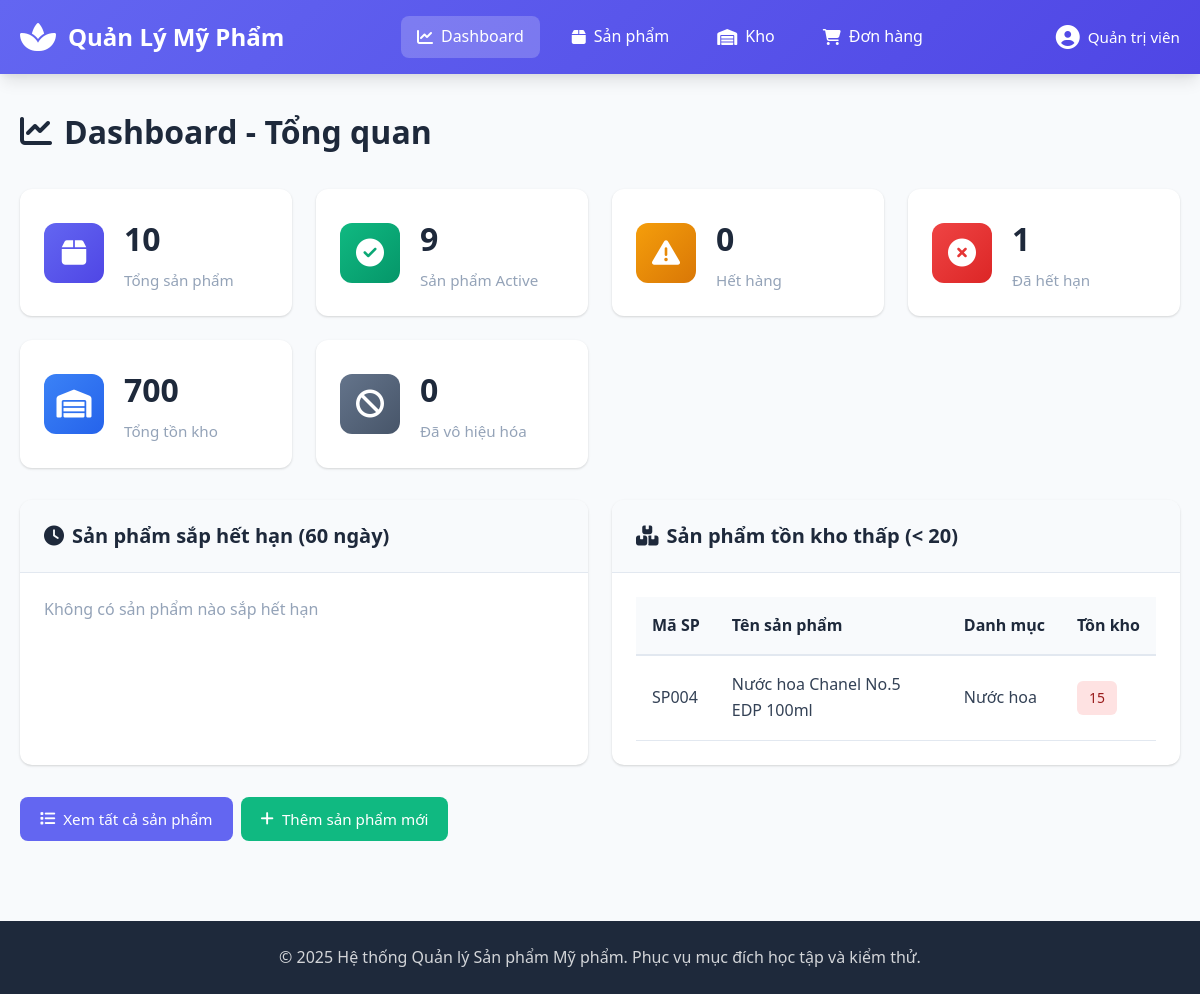
Page /controllers/ProductController.php?action=dashboard on the committed database.
### tables this page shows
CREATE TABLE products (
    product_id INT AUTO_INCREMENT PRIMARY KEY,
    product_code VARCHAR(20) NOT NULL UNIQUE COMMENT 'Mã sản phẩm duy nhất, định dạng SPXX...X',
    product_name VARCHAR(150) NOT NULL COMMENT 'Tên sản phẩm, 5-150 ký tự',
    description VARCHAR(500) COMMENT 'Mô tả sản phẩm, tối đa 500 ký tự',
    price DECIMAL(12,2) NOT NULL COMMENT 'Giá bán, từ 1.000 đến 1.000.000.000 VNĐ',
    stock_quantity INT NOT NULL DEFAULT 0 COMMENT 'Số lượng tồn kho, >= 0',
    category_id INT NOT NULL COMMENT 'Danh mục sản phẩm',
    manufacture_date DATE NOT NULL COMMENT 'Ngày sản xuất',
    expiry_date DATE NOT NULL COMMENT 'Hạn sử dụng, phải sau ngày sản xuất >= 30 ngày',
    status ENUM('Active', 'Disabled', 'Out of stock', 'Expired') DEFAULT 'Active' COMMENT 'Trạng thái sản phẩm',
    main_image VARCHAR(255) COMMENT 'Ảnh chính của sản phẩm',
    created_at TIMESTAMP DEFAULT CURRENT_TIMESTAMP,
    updated_at TIMESTAMP DEFAULT CURRENT_TIMESTAMP ON UPDATE CURRENT_TIMESTAMP,
    created_by VARCHAR(50) COMMENT 'Người tạo',
    updated_by VARCHAR(50) COMMENT 'Người cập nhật cuối',
    
     
    FOREIGN KEY (category_id) REFERENCES categories(category_id) ON DELETE RESTRICT ON UPDATE CASCADE,
    
     
    CONSTRAINT chk_product_code_format CHECK (product_code REGEXP '^SP[A-Z0-9]+$'),
    CONSTRAINT chk_product_name_length CHECK (CHAR_LENGTH(product_name) BETWEEN 5 AND 150),
    CONSTRAINT chk_price_range CHECK (price >= 1000 AND price <= 1000000000),
    CONSTRAINT chk_stock_quantity CHECK (stock_quantity >= 0),
    CONSTRAINT chk_expiry_after_manufacture CHECK (DATEDIFF(expiry_date, manufacture_date) >= 30),
    CONSTRAINT chk_description_length CHECK (description IS NULL OR CHAR_LENGTH(description) <= 500)
);

CREATE TABLE categories (
    category_id INT AUTO_INCREMENT PRIMARY KEY,
    category_code VARCHAR(20) NOT NULL UNIQUE COMMENT 'Mã danh mục duy nhất',
    category_name VARCHAR(100) NOT NULL COMMENT 'Tên danh mục',
    description TEXT COMMENT 'Mô tả danh mục',
    status ENUM('Active', 'Disabled') DEFAULT 'Active' COMMENT 'Trạng thái danh mục',
    created_at TIMESTAMP DEFAULT CURRENT_TIMESTAMP,
    updated_at TIMESTAMP DEFAULT CURRENT_TIMESTAMP ON UPDATE CURRENT_TIMESTAMP,
    
     
    CONSTRAINT chk_category_name_length CHECK (CHAR_LENGTH(category_name) BETWEEN 3 AND 100),
    CONSTRAINT chk_category_code_format CHECK (category_code REGEXP '^DM[A-Z0-9]+$')
);

### config/database.php (called while the page is built, shortened)
<?php
class Database {
    private $host = "localhost";
    private $db_name = "quanlysanpham";
    private $username = "root";
    private $password = "";
    private $charset = "utf8mb4";
    public function getConnection() {
        $this->conn = null;
        try {
            $dsn = "mysql:host=" . $this->host . ";dbname=" . $this->db_name . ";charset=" . $this->charset;
            $options = [
                PDO::ATTR_ERRMODE => PDO::ERRMODE_EXCEPTION,
                PDO::ATTR_DEFAULT_FETCH_MODE => PDO::FETCH_ASSOC,
                PDO::ATTR_EMULATE_PREPARES => false,
                PDO::MYSQL_ATTR_INIT_COMMAND => "SET NAMES utf8mb4"
            ];
            $this->conn = new PDO($dsn, $this->username, $this->password, $options);
        } catch(PDOException $e) {
            error_log("Connection Error: " . $e->getMessage());
            die("Không thể kết nối đến cơ sở dữ liệu. Vui lòng kiểm tra lại cấu hình.");
        }
        return $this->conn;
    }
}

### models/Product.php (called while the page is built, shortened)
<?php
class Product {
    private $conn;
    private $table_name = "products";
    public function __construct($db) {
        $this->conn = $db;
    }
    public function getStatistics() {
        $query = "SELECT
                    COUNT(*) as total_products,
                    SUM(CASE WHEN status = 'Active' THEN 1 ELSE 0 END) as active_products,
                    SUM(CASE WHEN status = 'Out of stock' THEN 1 ELSE 0 END) as out_of_stock,
                    SUM(CASE WHEN status = 'Expired' THEN 1 ELSE 0 END) as expired_products,
                    SUM(CASE WHEN status = 'Disabled' THEN 1 ELSE 0 END) as disabled_products,
                    SUM(stock_quantity) as total_stock
                  FROM " . $this->table_name;
        $stmt = $this->conn->prepare($query);
        $stmt->execute();
        return $stmt->fetch();
    }
    public function getExpiringSoon($days = 60) {
        $query = "SELECT p.*, c.category_name,
                         DATEDIFF(p.expiry_date, CURDATE()) as days_until_expiry
                  FROM " . $this->table_name . " p
                  LEFT JOIN categories c ON p.category_id = c.category_id
                  WHERE p.expiry_date >= CURDATE()
                    AND DATEDIFF(p.expiry_date, CURDATE()) <= :days
                    AND p.status != 'Expired'
                  ORDER BY days_until_expiry ASC";
        $stmt = $this->conn->prepare($query);
        $stmt->bindParam(':days', $days, PDO::PARAM_INT);
        $stmt->execute();
        return $stmt;
    }
    public function getLowStock($threshold = 20) {
        $query = "SELECT p.*, c.category_name
                  FROM " . $this->table_name . " p
                  LEFT JOIN categories c ON p.category_id = c.category_id
                  WHERE p.stock_quantity > 0
                    AND p.stock_quantity < :threshold
                    AND p.status = 'Active'
                  ORDER BY p.stock_quantity ASC";
        $stmt = $this->conn->prepare($query);
        $stmt->bindParam(':threshold', $threshold, PDO::PARAM_INT);
        $stmt->execute();
        return $stmt;
    }
}

### views/dashboard.php (the view, shortened to what this page needs)
<?php
require_once __DIR__ . '/layouts/header.php';
?>
<div class="page-header">
    <h1><i class="fas fa-chart-line"></i> Dashboard - Tổng quan</h1>
</div>
<div class="stats-grid">
    <div class="stat-card stat-primary">
        <div class="stat-icon">
            <i class="fas fa-box"></i>
        </div>
        <div class="stat-info">
            <h3><?php echo number_format($statistics['total_products']); ?></h3>
            <p>Tổng sản phẩm</p>
        </div>
    </div>
    <div class="stat-card stat-success">
        <div class="stat-icon">
            <i class="fas fa-check-circle"></i>
        </div>
        <div class="stat-info">
            <h3><?php echo number_format($statistics['active_products']); ?></h3>
            <p>Sản phẩm Active</p>
        </div>
    </div>
    <div class="stat-card stat-warning">
        <div class="stat-icon">
            <i class="fas fa-exclamation-triangle"></i>
        </div>
        <div class="stat-info">
            <h3><?php echo number_format($statistics['out_of_stock']); ?></h3>
            <p>Hết hàng</p>
        </div>
    </div>
    <div class="stat-card stat-danger">
        <div class="stat-icon">
            <i class="fas fa-times-circle"></i>
        </div>
        <div class="stat-info">
            <h3><?php echo number_format($statistics['expired_products']); ?></h3>
            <p>Đã hết hạn</p>
        </div>
    </div>
    <div class="stat-card stat-info">
        <div class="stat-icon">
            <i class="fas fa-warehouse"></i>
        </div>
        <div class="stat-info">
            <h3><?php echo number_format($statistics['total_stock']); ?></h3>
            <p>Tổng tồn kho</p>
        </div>
    </div>
    <div class="stat-card stat-secondary">
        <div class="stat-icon">
            <i class="fas fa-ban"></i>
        </div>
        <div class="stat-info">
            <h3><?php echo number_format($statistics['disabled_products']); ?></h3>
            <p>Đã vô hiệu hóa</p>
        </div>
    </div>
</div>
<div class="dashboard-grid">
    <div class="dashboard-card">
        <div class="card-header">
            <h2><i class="fas fa-clock"></i> Sản phẩm sắp hết hạn (60 ngày)</h2>
        </div>
        <div class="card-body">
            <?php if (count($expiring_products) > 0): ?>
            <div class="table-responsive">
                <table class="table">
                    <thead>
                        <tr>
                            <th>Mã SP</th>
                            <th>Tên sản phẩm</th>
                            <th>Hạn sử dụng</th>
                            <th>Còn lại</th>
                        </tr>
                    </thead>
                    <tbody>
                        <?php foreach ($expiring_products as $product): ?>
                        <tr>
                            <td><?php echo $product['product_code']; ?></td>
                            <td><?php echo $product['product_name']; ?></td>
                            <td><?php echo formatDate($product['expiry_date']); ?></td>
                            <td>
                                <span class="badge badge-warning">
                                    <?php echo $product['days_until_expiry']; ?> ngày
                                </span>
                            </td>
                        </tr>
                        <?php endforeach; ?>
                    </tbody>
                </table>
            </div>
            <?php else: ?>
            <p class="text-muted">Không có sản phẩm nào sắp hết hạn</p>
            <?php endif; ?>
        </div>
    </div>
    <div class="dashboard-card">
        <div class="card-header">
            <h2><i class="fas fa-boxes"></i> Sản phẩm tồn kho thấp (< 20)</h2>
        </div>
        <div class="card-body">
            <?php if (count($low_stock_products) > 0): ?>
            <div class="table-responsive">
                <table class="table">
                    <thead>
                        <tr>
                            <th>Mã SP</th>
                            <th>Tên sản phẩm</th>
                            <th>Danh mục</th>
                            <th>Tồn kho</th>
                        </tr>
                    </thead>
                    <tbody>
                        <?php foreach ($low_stock_products as $product): ?>
                        <tr>
                            <td><?php echo $product['product_code']; ?></td>
                            <td><?php echo $product['product_name']; ?></td>
                            <td><?php echo $product['category_name']; ?></td>
                            <td>
                                <span class="badge badge-danger">
                                    <?php echo $product['stock_quantity']; ?>
                                </span>
                            </td>
                        </tr>
                        <?php endforeach; ?>
                    </tbody>
                </table>
            </div>
            <?php else: ?>
            <p class="text-muted">Không có sản phẩm nào tồn kho thấp</p>
            <?php endif; ?>
        </div>
    </div>
</div>
<div class="action-buttons">
    <a href="<?php echo BASE_URL; ?>/controllers/ProductController.php?action=index" class="btn btn-primary">
        <i class="fas fa-list"></i> Xem tất cả sản phẩm
    </a>
    <a href="<?php echo BASE_URL; ?>/controllers/ProductController.php?action=create" class="btn btn-success">
        <i class="fas fa-plus"></i> Thêm sản phẩm mới
    </a>
</div>
<?php require_once __DIR__ . '/layouts/footer.php'; ?>

### assets/css/style.css (style rules this page uses)
* { margin: 0; padding: 0; box-sizing: border-box; }
:root { --primary-color: #6366f1; --secondary-color: #64748b; --success-color: #10b981; --danger-color: #ef4444; --warning-color: #f59e0b; --info-color: #3b82f6; --dark-color: #1e293b; --light-color: #f8fafc; --border-color: #e2e8f0; --text-color: #334155; --text-muted: #94a3b8; --shadow: 0 1px 3px 0 rgba(0, 0, 0, 0.1), 0 1px 2px 0 rgba(0, 0, 0, 0.06); --shadow-lg: 0 10px 15px -3px rgba(0, 0, 0, 0.1), 0 4px 6px -2px rgba(0, 0, 0, 0.05); }
body { font-family: 'Segoe UI', Tahoma, Geneva, Verdana, sans-serif; color: var(--text-color); background-color: var(--light-color); line-height: 1.6; }
.page-header { display: flex; justify-content: space-between; align-items: center; margin-bottom: 2rem; flex-wrap: wrap; gap: 1rem; }
.page-header h1 { font-size: 2rem; color: var(--dark-color); display: flex; align-items: center; gap: 0.75rem; }
.btn { display: inline-flex; align-items: center; gap: 0.5rem; padding: 0.625rem 1.25rem; border: none; border-radius: 0.5rem; font-size: 0.95rem; font-weight: 500; cursor: pointer; transition: all 0.3s; text-decoration: none; white-space: nowrap; }
.btn-primary { background-color: var(--primary-color); color: white; }
.btn-success { background-color: var(--success-color); color: white; }
.card-header { padding: 1.25rem 1.5rem; border-bottom: 1px solid var(--border-color); background-color: #f8fafc; }
.card-header h2 { font-size: 1.25rem; color: var(--dark-color); display: flex; align-items: center; gap: 0.5rem; }
.card-body { padding: 1.5rem; }
.stats-grid { display: grid; grid-template-columns: repeat(auto-fit, minmax(250px, 1fr)); gap: 1.5rem; margin-bottom: 2rem; }
.stat-card { background: white; border-radius: 0.75rem; padding: 1.5rem; box-shadow: var(--shadow); display: flex; align-items: center; gap: 1.25rem; transition: transform 0.3s; }
.stat-icon { width: 60px; height: 60px; border-radius: 0.75rem; display: flex; align-items: center; justify-content: center; font-size: 1.75rem; color: white; }
.stat-primary .stat-icon { background: linear-gradient(135deg, var(--primary-color), #4f46e5); }
.stat-success .stat-icon { background: linear-gradient(135deg, var(--success-color), #059669); }
.stat-warning .stat-icon { background: linear-gradient(135deg, var(--warning-color), #d97706); }
.stat-danger .stat-icon { background: linear-gradient(135deg, var(--danger-color), #dc2626); }
.stat-info .stat-icon { background: linear-gradient(135deg, var(--info-color), #2563eb); }
.stat-secondary .stat-icon { background: linear-gradient(135deg, var(--secondary-color), #475569); }
.stat-info h3 { font-size: 2rem; font-weight: 700; color: var(--dark-color); margin-bottom: 0.25rem; }
.stat-info p { color: var(--text-muted); font-size: 0.95rem; }
.dashboard-grid { display: grid; grid-template-columns: repeat(auto-fit, minmax(500px, 1fr)); gap: 1.5rem; margin-bottom: 2rem; }
.dashboard-card { background: white; border-radius: 0.75rem; box-shadow: var(--shadow); overflow: hidden; }
.table-responsive { overflow-x: auto; }
.table { width: 100%; border-collapse: collapse; }
.table thead { background-color: #f8fafc; }
.table th { padding: 1rem; text-align: left; font-weight: 600; color: var(--dark-color); border-bottom: 2px solid var(--border-color); white-space: nowrap; }
.table td { padding: 1rem; border-bottom: 1px solid var(--border-color); }
.table tbody tr { transition: background-color 0.3s; }
.badge { display: inline-block; padding: 0.375rem 0.75rem; border-radius: 0.375rem; font-size: 0.875rem; font-weight: 500; white-space: nowrap; }
.badge-danger { background-color: #fee2e2; color: #991b1b; }
.action-buttons { display: flex; gap: 0.5rem; flex-wrap: wrap; }
.text-muted { color: var(--text-muted); }

### rows in the picture
products: product_code "SP004", product_name "Nước hoa Chanel No.5 EDP 100ml", category.category_name "Nước hoa", stock_quantity "15"

### other values in the picture
$_SESSION['user']['fullname'] "Quản trị viên"
$statistics['total_products'] "10"
$statistics['active_products'] "9"
$statistics['out_of_stock'] "0"
$statistics['expired_products'] "1"
$statistics['total_stock'] "700"
$statistics['disabled_products'] "0"
